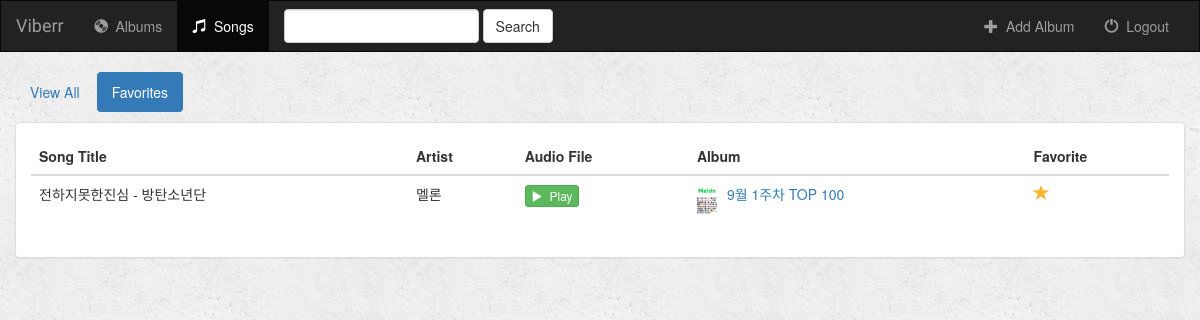
Screenshot of /music/songs/favorites/ (signed in) with the database file from the repository.
### music/models.py (models this page shows, shortened)
class Song(models.Model):
    album = models.ForeignKey(Album, on_delete=models.CASCADE)
    song_title = models.CharField(max_length=250)
    audio_file = models.FileField(default='')
    is_favorite = models.BooleanField(default=False)

class Album(models.Model):
    user = models.ForeignKey(User, default=1)
    artist = models.CharField(max_length=250)
    album_title = models.CharField(max_length=500)
    genre = models.CharField(max_length=100)
    album_logo = models.FileField()
    is_favorite = models.BooleanField(default=False)

### music/views.py (the view)
# urls.py: url(r'^songs/(?P<filter_by>[a-zA_Z]+)/$', views.songs, name='songs'),
def songs(request, filter_by):
    if not request.user.is_authenticated():
        return render(request, 'music/login.html')
    else:
        try:
            song_ids = []
            for album in Album.objects.filter(user=request.user):
                for song in album.song_set.all():
                    song_ids.append(song.pk)
            users_songs = Song.objects.filter(pk__in=song_ids)
            if filter_by == 'favorites':
                users_songs = users_songs.filter(is_favorite=True)
        except Album.DoesNotExist:
            users_songs = []
        return render(request, 'music/songs.html', {
            'song_list': users_songs,
            'filter_by': filter_by,
        })

### music/templates/music/songs.html (shortened to what this page needs)
{% extends 'music/base.html' %}
{% block songs_active %}active{% endblock %}
{% block body %}
<div class="container-fluid songs-container">
    <div class="row">
        <div class="col-sm-12">
            <ul class="nav nav-pills" style="margin-bottom: 10px;">
                <li role="presentation" {% if filter_by == 'all' %}class="active"{% endif %}><a href="{% url 'music:songs' 'all' %}">View All</a></li>
                <li role="presentation" {% if filter_by == 'favorites' %}class="active"{% endif %}><a href="{% url 'music:songs' 'favorites' %}">Favorites</a></li>
            </ul>
        </div>
    </div>
    <div class="row">
        <div class="col-sm-12">
            <div class="panel panel-default">
                <div class="panel-body">
                    <table class="table">
                        <thead>
                            <tr>
                                <th>Song Title</th>
                                <th>Artist</th>
                                <th>Audio File</th>
                                <th>Album</th>
                                <th>Favorite</th>
                            </tr>
                        </thead>
                        <tbody>
                            {% for song in song_list %}
                                <tr>
                                    <td>{{ song.song_title }}</td>
                                    <td>{{ song.album.artist }}</td>
                                    <td>
                                        <a target="_blank" href="{{ song.audio_file.url }}">
                                            <button type="button" class="btn btn-success btn-xs">
                                                <span class="glyphicon glyphicon-play"></span>&nbsp; Play
                                            </button>
                                        </a>
                                    </td>
                                    <td>
                                        <a href="{% url 'music:detail' song.album.id %}">
                                            <img src="{{ song.album.album_logo.url }}" class="img-responsive" style="width: 20px; float: left; margin-right: 10px;" />
                                        </a>
                                        <a href="{% url 'music:detail' song.album.id %}">{{ song.album.album_title }}</a>
                                    </td>
                                    <td>
                                        <a href="{% url 'music:favorite' song.id %}" class="btn-favorite"><span class="glyphicon glyphicon-star {% if song.is_favorite %}active{% endif %}"></span></a>
                                    </td>
                                </tr>
                            {% endfor %}
                        </tbody>
                    </table>
                </div>
            </div>
        </div>
    </div>
</div>
{% endblock %}

### music/static/music/style.css (style rules this page uses)
body { background: white url("images/background.png"); }
.glyphicon-star { color: #CCCCCC; font-size: 16px; }
.glyphicon-star.active { color: #FDB230; }

### rows the page displays
Song: song_title "전하지못한진심 - 방탄소년단", album.artist "멜론", album.album_logo (picture), album.album_title "9월 1주차 TOP 100", is_favorite True (drawn)
